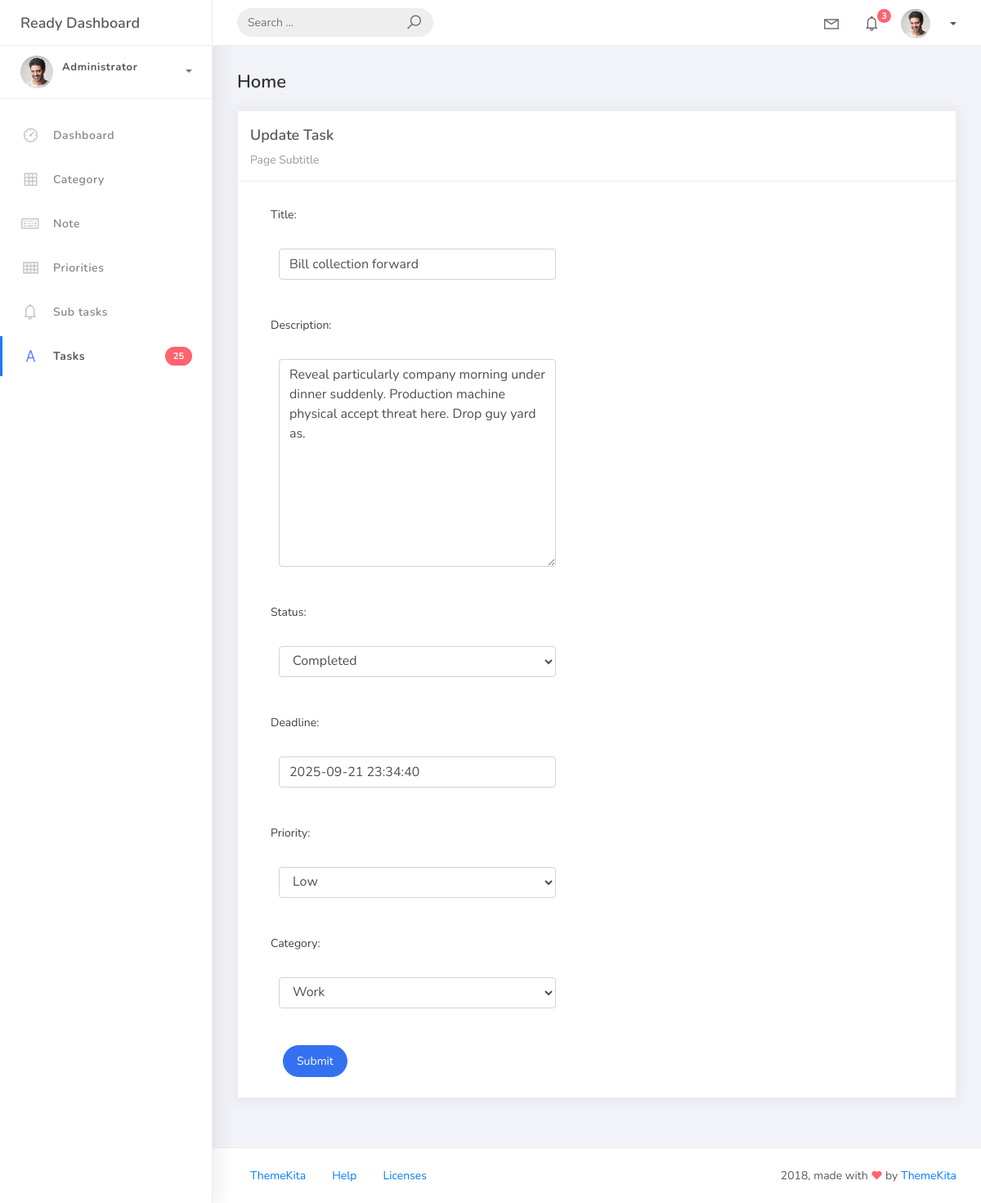
/task_list/1, run on the app's committed database.
### tasks/models.py (models this page shows, shortened)
class BaseModel(models.Model):
    created_at = models.DateTimeField(auto_now_add=True)
    updated_at = models.DateTimeField(auto_now=True)
    class Meta:
        abstract = True

class Task(BaseModel):
    STATUS_CHOICES = [
        ("Pending", "Pending"),
        ("In Progress", "In Progress"),
        ("Completed", "Completed"),
    ]
    title = models.CharField(max_length=200)
    description = models.TextField()
    status = models.CharField(max_length=50, choices=STATUS_CHOICES, default="Pending")
    deadline = models.DateTimeField()
    priority = models.ForeignKey(Priority, on_delete=models.CASCADE)
    category = models.ForeignKey(Category, on_delete=models.CASCADE)

### tasks/views.py (the view)
# urls.py: path('task_list/<pk>',TaskUpdateView.as_view(), name='task-update'),
class TaskUpdateView(UpdateView):
    model = Task
    form_class = TaskForm
    template_name = 'task_form.html'
    success_url = reverse_lazy('task-list')

### tasks/forms.py
class TaskForm(ModelForm):
    class Meta:
        model = Task
        fields = "__all__"

### tasks/models.py (called while the page is built)
    def __str__(self):
        return self.name

    def __str__(self):
        return self.name

### templates/task_form.html (shortened to what this page needs)
{% extends 'base.html' %}
{% load static %}
{% block content %}
<div class="content">
    <div class="container-fluid">
        <h4 class="page-title">Home</h4>
        <div class="row">
            <div class="col-md-12">
                <div class="card">
                    <div class="card-header">
                        <div class="card-title">{% if object %}Update Task {% else %} Add New Task {% endif %}</div>
                        <div class="card-category">Page Subtitle</div>
                    </div>
                    <div class="col-md-6">
                        <div class="card-body">
                            <form class="" action="" method="post" novalidate>
                                {% include 'includes/form.html' %}
                                <div class="form-group">
                                    <div class="col-md-12 col-sm-3">
                                        <button type="submit" class="btn btn-primary btn-rounded">Submit</button>
                                    </div>
                                </div>
                            </form>
                        </div>
                    </div>
                </div>
            </div>
        </div>
    </div>
</div>
{% endblock %}

### templates/includes/form.html (shortened to what this page needs)
{% load widget_tweaks %}
{% for field in form %}
    <div class="field item form-group">
        <label>{{ field.label_tag }}</label>
        <div class="form-group">
            {% render_field field class="form-control" %}
        </div>
    </div>
{% endfor %}

### data on the page
Task: title "Bill collection forward" "Reveal particularly company morning under dinner suddenly. Production machine physical accept threat here. Drop guy yard as." "Completed" "2025-09-21 23:34:40" "Low" "Work"

### other printed values
{{ field.label_tag }} "Title:" "Description:" "Status:" "Deadline:" "Priority:" "Category:"
